Frame 1 (no input): blank canvas, image omitted
Frame 60 (no input): blank canvas, image omitted
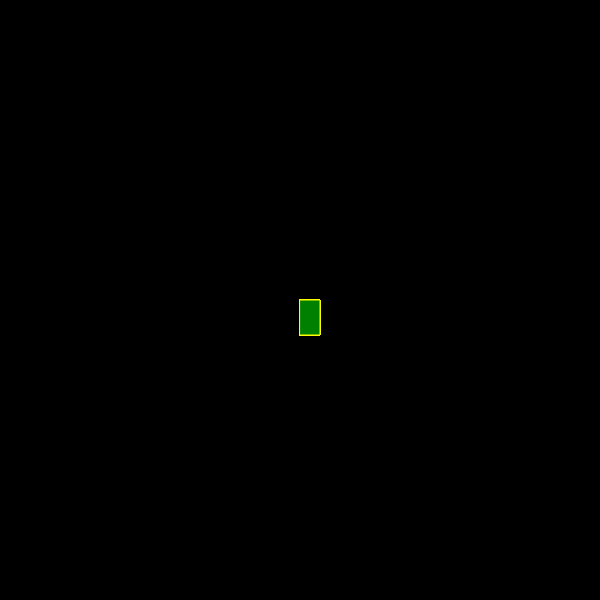
Frame 120 (the mouse pressed at the canvas centre since frame 60)

The p5.js sketch whose frames 1 and 60 were blank and that drew this single picture after the mouse press (run headless with seeded random() and noise() and a simulated clock; from frame 60 on, the mouse is pressed at the canvas centre):

// p5.js sketch
// ── sketch.js
function setup() {
    createCanvas(600, 600);
    background("black");
  }
  
  function draw() {
  stroke("yellow");
   fill ("green");
  
    if (mouseIsPressed){
      rect(mouseX,mouseY,20,35);
    }
  }
